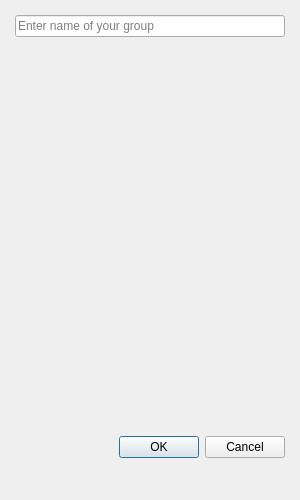
<?xml version="1.0" encoding="UTF-8"?>
<ui version="4.0">
 <class>Dialog</class>
 <widget class="QDialog" name="Dialog">
  <property name="geometry">
   <rect>
    <x>0</x>
    <y>0</y>
    <width>300</width>
    <height>500</height>
   </rect>
  </property>
  <property name="maximumSize">
   <size>
    <width>300</width>
    <height>500</height>
   </size>
  </property>
  <property name="windowTitle">
   <string>Create group</string>
  </property>
  <widget class="QWidget" name="verticalLayoutWidget">
   <property name="geometry">
    <rect>
     <x>15</x>
     <y>15</y>
     <width>270</width>
     <height>390</height>
    </rect>
   </property>
   <layout class="QVBoxLayout" name="verticalLayout">
    <item>
     <widget class="QLineEdit" name="nameInput">
      <property name="placeholderText">
       <string>Enter name of your group</string>
      </property>
     </widget>
    </item>
    <item>
     <spacer name="verticalSpacer">
      <property name="orientation">
       <enum>Qt::Vertical</enum>
      </property>
      <property name="sizeHint" stdset="0">
       <size>
        <width>20</width>
        <height>300</height>
       </size>
      </property>
     </spacer>
    </item>
   </layout>
  </widget>
  <widget class="QWidget" name="horizontalLayoutWidget">
   <property name="geometry">
    <rect>
     <x>15</x>
     <y>420</y>
     <width>270</width>
     <height>55</height>
    </rect>
   </property>
   <layout class="QHBoxLayout" name="horizontalLayout">
    <item>
     <widget class="QDialogButtonBox" name="buttonBox">
      <property name="orientation">
       <enum>Qt::Horizontal</enum>
      </property>
      <property name="standardButtons">
       <set>QDialogButtonBox::Cancel|QDialogButtonBox::Ok</set>
      </property>
     </widget>
    </item>
   </layout>
  </widget>
 </widget>
 <resources/>
 <connections>
 </connections>
</ui>
